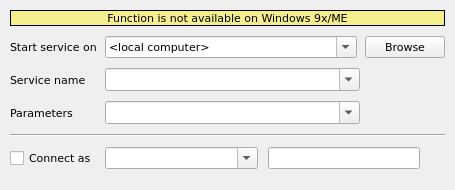
<?xml version="1.0" encoding="UTF-8"?>
<ui version="4.0">
 <class>StartServiceWidget</class>
 <widget class="QWidget" name="StartServiceWidget">
  <property name="geometry">
   <rect>
    <x>0</x>
    <y>0</y>
    <width>455</width>
    <height>190</height>
   </rect>
  </property>
  <property name="font">
   <font>
    <family>DejaVu Sans</family>
    <pointsize>8</pointsize>
   </font>
  </property>
  <property name="windowTitle">
   <string>Form</string>
  </property>
  <layout class="QFormLayout" name="formLayout">
   <property name="horizontalSpacing">
    <number>8</number>
   </property>
   <property name="verticalSpacing">
    <number>10</number>
   </property>
   <property name="leftMargin">
    <number>10</number>
   </property>
   <property name="topMargin">
    <number>10</number>
   </property>
   <property name="rightMargin">
    <number>10</number>
   </property>
   <property name="bottomMargin">
    <number>4</number>
   </property>
   <item row="0" column="0" colspan="2">
    <widget class="QLabel" name="lblFunctioIsNotAvailable">
     <property name="sizePolicy">
      <sizepolicy hsizetype="Preferred" vsizetype="Preferred">
       <horstretch>0</horstretch>
       <verstretch>0</verstretch>
      </sizepolicy>
     </property>
     <property name="autoFillBackground">
      <bool>false</bool>
     </property>
     <property name="styleSheet">
      <string notr="true">background-color: rgb(245, 238, 143);</string>
     </property>
     <property name="frameShape">
      <enum>QFrame::Panel</enum>
     </property>
     <property name="text">
      <string>Function is not available on Windows 9x/ME</string>
     </property>
     <property name="alignment">
      <set>Qt::AlignCenter</set>
     </property>
    </widget>
   </item>
   <item row="1" column="0">
    <widget class="QLabel" name="lblStartServiceOn">
     <property name="text">
      <string>Start service on</string>
     </property>
     <property name="buddy">
      <cstring>cmbStartServiceOn</cstring>
     </property>
    </widget>
   </item>
   <item row="1" column="1">
    <layout class="QHBoxLayout" name="horizontalLayout_3">
     <property name="spacing">
      <number>8</number>
     </property>
     <item>
      <widget class="QComboBox" name="cmbStartServiceOn">
       <property name="sizePolicy">
        <sizepolicy hsizetype="Preferred" vsizetype="Preferred">
         <horstretch>0</horstretch>
         <verstretch>0</verstretch>
        </sizepolicy>
       </property>
       <property name="editable">
        <bool>true</bool>
       </property>
       <item>
        <property name="text">
         <string>&lt;local computer&gt;</string>
        </property>
       </item>
      </widget>
     </item>
     <item>
      <widget class="QPushButton" name="btnStartServiceOn">
       <property name="sizePolicy">
        <sizepolicy hsizetype="Fixed" vsizetype="Preferred">
         <horstretch>0</horstretch>
         <verstretch>0</verstretch>
        </sizepolicy>
       </property>
       <property name="text">
        <string>Browse</string>
       </property>
      </widget>
     </item>
    </layout>
   </item>
   <item row="2" column="0">
    <widget class="QLabel" name="lblServiceName">
     <property name="text">
      <string>Service name</string>
     </property>
     <property name="buddy">
      <cstring>cmbServiceName</cstring>
     </property>
    </widget>
   </item>
   <item row="2" column="1">
    <layout class="QHBoxLayout" name="horizontalLayout_2">
     <item>
      <widget class="QComboBox" name="cmbServiceName">
       <property name="sizePolicy">
        <sizepolicy hsizetype="Preferred" vsizetype="Preferred">
         <horstretch>0</horstretch>
         <verstretch>0</verstretch>
        </sizepolicy>
       </property>
       <property name="editable">
        <bool>true</bool>
       </property>
      </widget>
     </item>
     <item>
      <spacer name="horizontalSpacer">
       <property name="orientation">
        <enum>Qt::Horizontal</enum>
       </property>
       <property name="sizeType">
        <enum>QSizePolicy::Fixed</enum>
       </property>
       <property name="sizeHint" stdset="0">
        <size>
         <width>85</width>
         <height>23</height>
        </size>
       </property>
      </spacer>
     </item>
    </layout>
   </item>
   <item row="3" column="0">
    <widget class="QLabel" name="lblParameters">
     <property name="text">
      <string>Parameters</string>
     </property>
     <property name="buddy">
      <cstring>cmbParameters</cstring>
     </property>
    </widget>
   </item>
   <item row="3" column="1">
    <layout class="QHBoxLayout" name="horizontalLayout">
     <item>
      <widget class="QComboBox" name="cmbParameters">
       <property name="sizePolicy">
        <sizepolicy hsizetype="Preferred" vsizetype="Preferred">
         <horstretch>0</horstretch>
         <verstretch>0</verstretch>
        </sizepolicy>
       </property>
       <property name="editable">
        <bool>true</bool>
       </property>
      </widget>
     </item>
     <item>
      <spacer name="horizontalSpacer_2">
       <property name="orientation">
        <enum>Qt::Horizontal</enum>
       </property>
       <property name="sizeType">
        <enum>QSizePolicy::Fixed</enum>
       </property>
       <property name="sizeHint" stdset="0">
        <size>
         <width>85</width>
         <height>23</height>
        </size>
       </property>
      </spacer>
     </item>
    </layout>
   </item>
   <item row="4" column="0" colspan="2">
    <widget class="Line" name="line">
     <property name="orientation">
      <enum>Qt::Horizontal</enum>
     </property>
    </widget>
   </item>
   <item row="5" column="1">
    <layout class="QHBoxLayout" name="horizontalLayout_4" stretch="1,1">
     <property name="spacing">
      <number>10</number>
     </property>
     <property name="rightMargin">
      <number>25</number>
     </property>
     <item>
      <widget class="QComboBox" name="cmbConnectAsLogin">
       <property name="sizePolicy">
        <sizepolicy hsizetype="Preferred" vsizetype="Preferred">
         <horstretch>0</horstretch>
         <verstretch>0</verstretch>
        </sizepolicy>
       </property>
       <property name="editable">
        <bool>true</bool>
       </property>
      </widget>
     </item>
     <item>
      <widget class="QLineEdit" name="lineConnectAsPassword">
       <property name="sizePolicy">
        <sizepolicy hsizetype="Expanding" vsizetype="Preferred">
         <horstretch>0</horstretch>
         <verstretch>0</verstretch>
        </sizepolicy>
       </property>
      </widget>
     </item>
    </layout>
   </item>
   <item row="5" column="0">
    <widget class="QCheckBox" name="chkConnectAs">
     <property name="sizePolicy">
      <sizepolicy hsizetype="Minimum" vsizetype="Preferred">
       <horstretch>0</horstretch>
       <verstretch>0</verstretch>
      </sizepolicy>
     </property>
     <property name="text">
      <string>Connect as</string>
     </property>
    </widget>
   </item>
  </layout>
 </widget>
 <resources/>
 <connections/>
</ui>
